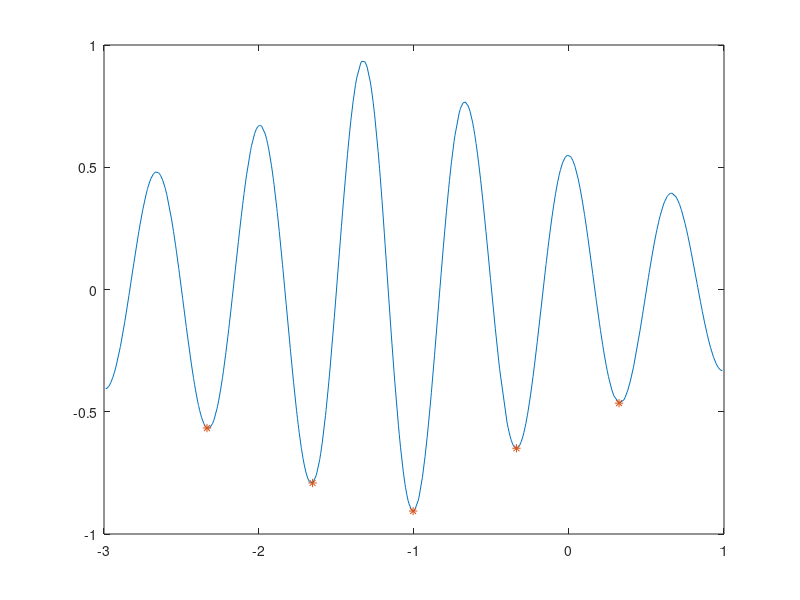

This figure's MATLAB source:
%%(1)

load('ex4_data.mat')

%% (2)

f_left = [-inf f(1:end-1)];
f_right = [f(2:end) -inf];

mins = find(f<f_left & f<f_right);

%% (3)

plot(x,f)
hold on
plot(x(mins),f(mins),'*')
hold off